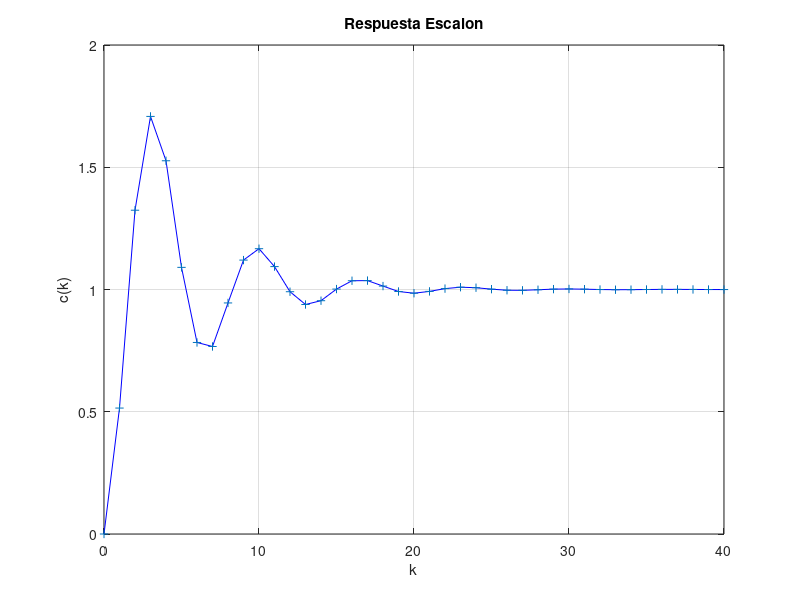

The MATLAB source for this figure:
num = [0 0.5151 -0.1452 -0.2963 0.0528];
den = [1 -1.8528 1.5906 -0.6642 0.0528];
r = ones(1, 41)
k = 0:40
c = filter(num, den, r);
plot(k, c, 'b', k, c, '+')
v = [0 40 0 2];
axis(v);
grid
title('Respuesta Escalon');
xlabel('k');
ylabel('c(k)');